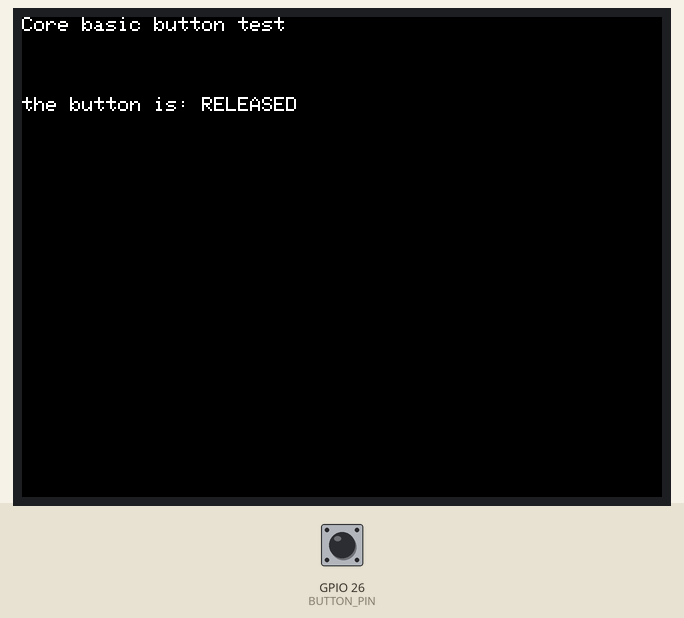
A sketch run on a simulated ESP32. Shown: 320×240 colour display. The inputs (shaded band) are chosen by the test bench; at power-on: GPIO 26 (BUTTON_PIN) HIGH. What the sketch prints to the serial monitor is not drawn.

Above: at 1.3 s.
1.4 s: GPIO 26 (BUTTON_PIN) pulled LOW for 0.15 s
At 1.54 s:
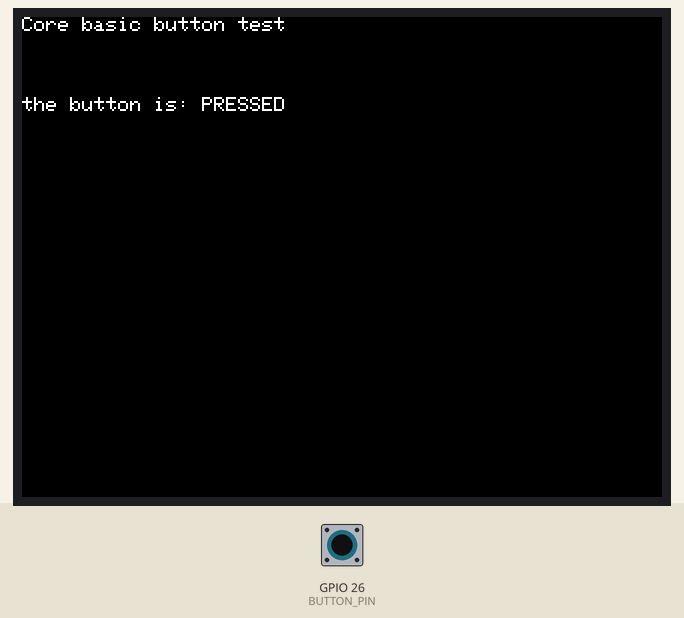
Timing chart, 0 to 4.4 s (numbered marks = the images above; inputs shaded):
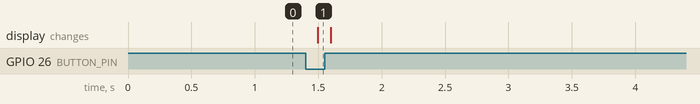

The sketch:

simple_button_unit_test_core.ino
```cpp
// connect unit button using jumpwires to the CORE (1)
// red to 5v
// black to ground
// yellow no connection
// white to 26 (or any of the others mentionned in the code)

#include <M5Stack.h>
#define BUTTON_PIN 26  // pick GPIO 32, 33, 25, 26, 36, or 39

void setup() {
    M5.begin();
    Serial.begin(115200);
    pinMode(BUTTON_PIN, INPUT_PULLUP); // active-low button
    M5.Lcd.println("Core basic button test");
}

void loop() {
    int state = digitalRead(BUTTON_PIN);
    Serial.println(state == LOW ? "PRESSED" : "RELEASED");

    M5.Lcd.setCursor(0, 40);
    M5.Lcd.print("the button is: ");
    M5.Lcd.println(state == LOW ? "PRESSED " : "RELEASED");

    delay(100);
}
```

Measured:
- after the input at 1.4 s, the display: changes after 0.10 s (image 1)
